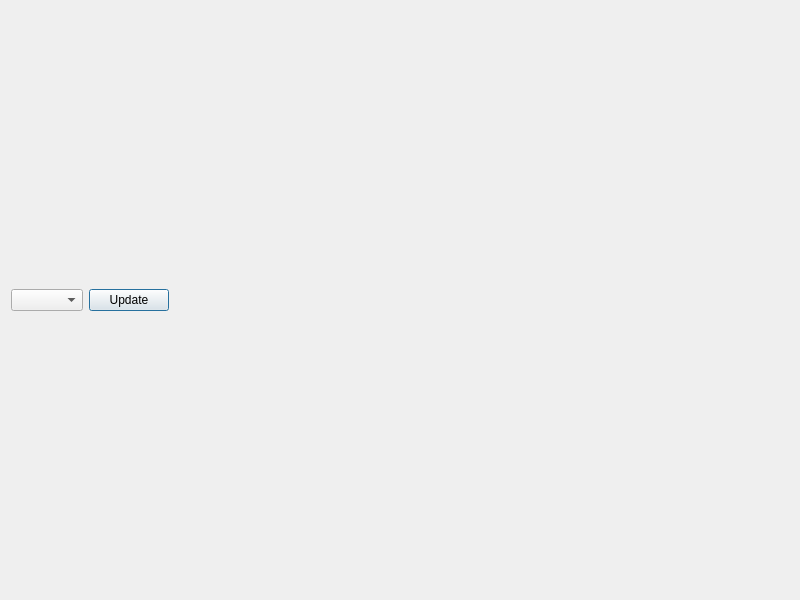
<?xml version="1.0" encoding="UTF-8"?>
<ui version="4.0">
 <class>Dialog</class>
 <widget class="QDialog" name="Dialog">
  <property name="geometry">
   <rect>
    <x>0</x>
    <y>0</y>
    <width>800</width>
    <height>600</height>
   </rect>
  </property>
  <property name="windowTitle">
   <string>Spikes</string>
  </property>
  <layout class="QVBoxLayout" name="verticalLayout">
   <item>
    <layout class="QHBoxLayout" name="horizontalLayout">
     <item>
      <widget class="QComboBox" name="comboBoxChannel"/>
     </item>
     <item>
      <widget class="QPushButton" name="pushButton">
       <property name="text">
        <string>Update</string>
       </property>
      </widget>
     </item>
     <item>
      <spacer name="horizontalSpacer">
       <property name="orientation">
        <enum>Qt::Horizontal</enum>
       </property>
       <property name="sizeHint" stdset="0">
        <size>
         <width>40</width>
         <height>20</height>
        </size>
       </property>
      </spacer>
     </item>
    </layout>
   </item>
  </layout>
 </widget>
 <resources/>
 <connections/>
</ui>
